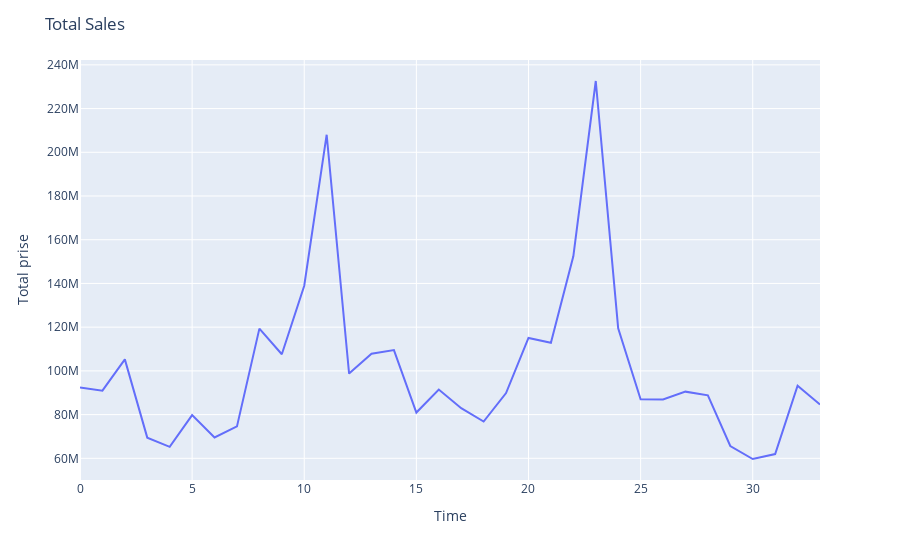

Source (notebook cell):
### Code cell
df_sales_sum = df.groupby('date_block_num').agg({'sum_price':'sum'}).reset_index().rename(columns={'date_block_num':'number_of_month', 'sum_price':'total_sales'})
fig = px.line(df_sales_sum, x='number_of_month', y='total_sales')
fig.update_layout(
    title='Total Sales',
    xaxis_title='Time',
    yaxis_title='Total prise')
fig.show()

### Figure 1 — Plotly figure (JSON) as saved in the notebook; plotly's stock layout.template omitted (floating-point values rounded to 4 significant figures)
{"data": [{"hovertemplate": "number_of_month=%{x}<br>total_sales=%{y}<extra></extra>", "legendgroup": "", "line": {"color": "#636efa", "dash": "solid"}, "mode": "lines", "name": "", "orientation": "v", "showlegend": false, "type": "scatter", "x": [0, 1, 2, 3, 4, 5, 6, 7, 8, 9, 10, 11, 12, 13, 14, 15, 16, 17, 18, 19, 20, 21, 22, 23, 24, 25, 26, 27, 28, 29, 30, 31, 32, 33], "xaxis": "x", "y": [92398944, 90964488, 105265368, 69457128, 65253168, 79762496, 69534520, 74586984, 119318000, 107595840, 138967584, 208038800, 98784448, 107847064, 109505632, 80931792, 91441112, 82921344, 76814440, 89862280, 115063720, 112820840, 152413440, 232614928, 119453368, 86959680, 86877056, 90498952, 88834944, 65631300, 59685692, 61930864, 93185040, 84630168], "yaxis": "y"}], "layout": {"legend": {"tracegroupgap": 0}, "margin": {"t": 60}, "title": {"text": "Total Sales"}, "xaxis": {"anchor": "y", "domain": [0, 1], "title": {"text": "Time"}}, "yaxis": {"anchor": "x", "domain": [0, 1], "title": {"text": "Total prise"}}}}
